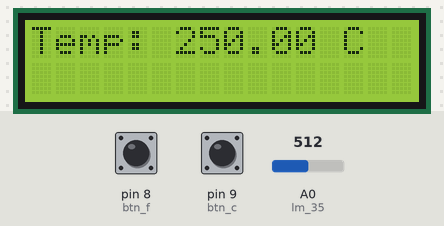
Bench run of a sketch on a simulated Arduino Uno, built with avr-gcc and run on an emulated ATmega328P. Shown: 16×2 character LCD. The test bench sets the inputs (shaded band); at power-on: pin 8 (btn_f) LOW, A0 (lm_35) = 512, pin 9 (btn_c) LOW.

Above: at 1.2 s.
1.3 s: pin 8 (btn_f) pulled HIGH for 0.15 s
At 2.2 s:
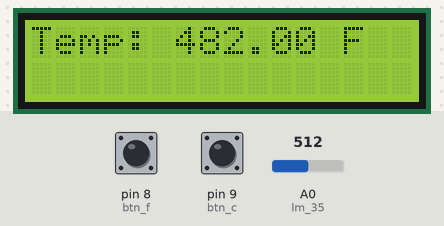
3.0 s: A0 (lm_35) set to 490
At 3.3 s:
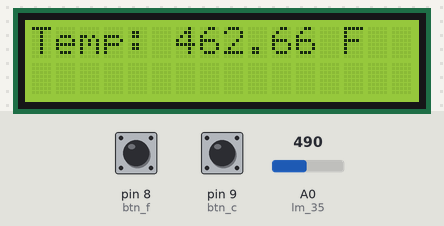
4.5 s: pin 9 (btn_c) pulled HIGH for 0.15 s
At 5.7 s:
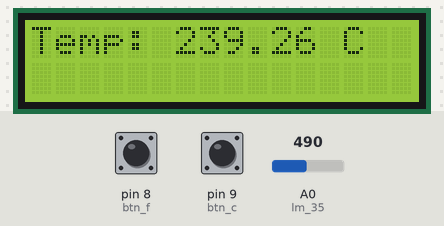
6.1 s: A0 (lm_35) set to 510
At 7.2 s:
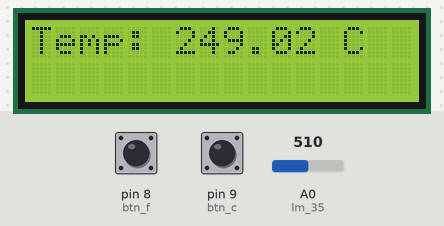
8.0 s: pin 8 (btn_f) pulled HIGH for 1 s
At 8.3 s:
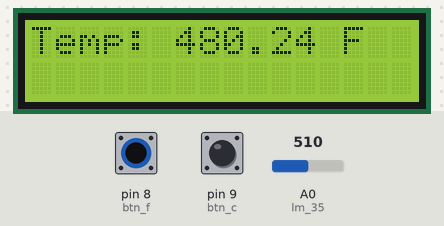
10.5 s: A0 (lm_35) set to 306
At 11.4 s:
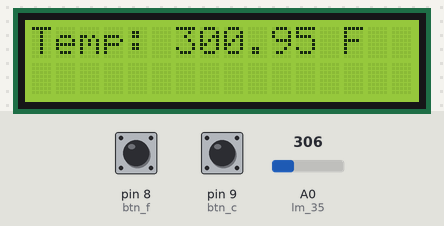
Timing chart, 0 to 13.0 s (numbered marks = the images above; inputs shaded):
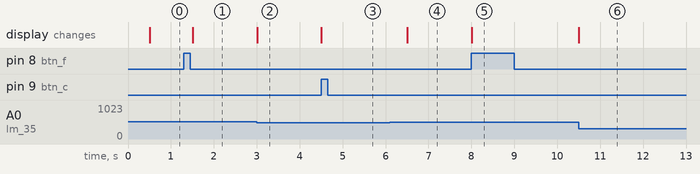

The sketch:

hien_thi_do_c_va_f_len_lcd_bang_nut_bam.ino
```cpp
#include<LiquidCrystal.h>
LiquidCrystal lcd(7,6,5,4,3,2);
unsigned long pre_time = 0;
int btn_f = 8;
int btn_c = 9;
int lm_35 = A0;
int pre_btn_c = LOW;
int pre_btn_f = LOW;
int choose = 0;
void setup() {
  lcd.begin(16,2);
  pinMode(lm_35,INPUT);
  pinMode(btn_f,INPUT);
  pinMode(btn_c,INPUT);
}

void loop() {
  unsigned long cur_time = millis();
  //Xử lý khi cur_time reset về 0
  if(cur_time == 0)
  {
    pre_time = 0;
  }
  float reading = analogRead(lm_35);
  float voltage = reading * 5.0 / 1024.0;
  float temp_c = voltage * 100;
  float temp_f = (temp_c * 1.8) + 32;
  int cur_btn_c = digitalRead(btn_c);
  int cur_btn_f = digitalRead(btn_f);
  lcd.setCursor(0,0);
  if(cur_btn_c == HIGH && pre_btn_c == LOW)
  {
    choose = 0;
  }
  if(cur_btn_f == HIGH && pre_btn_f == LOW)
  {
    choose = 1;
  }
  if(cur_time - pre_time >= 500)
  {
    if(choose == 0)
    {
      lcd.clear();
      lcd.print("Temp: ");
      lcd.print(temp_c);
      lcd.print(" C");
    }
    else
    {
      lcd.clear();
      lcd.print("Temp: ");
      lcd.print(temp_f);
      lcd.print(" F");
    }
    pre_time = cur_time;
  }
  pre_btn_f = cur_btn_f;
  pre_btn_c = cur_btn_c;
}
```

Measured:
- after the input at 1.3 s, the display: changes after 0.21 s (image 1)
- after the input at 3.0 s, the display: changes at once (image 2)
- after the input at 4.5 s, the display: changes at once (image 3)
- after the input at 6.1 s, the display: changes after 0.41 s (image 4)
- after the input at 8.0 s, the display: changes at once (image 5)
- after the input at 10.5 s, the display: changes at once (image 6)
